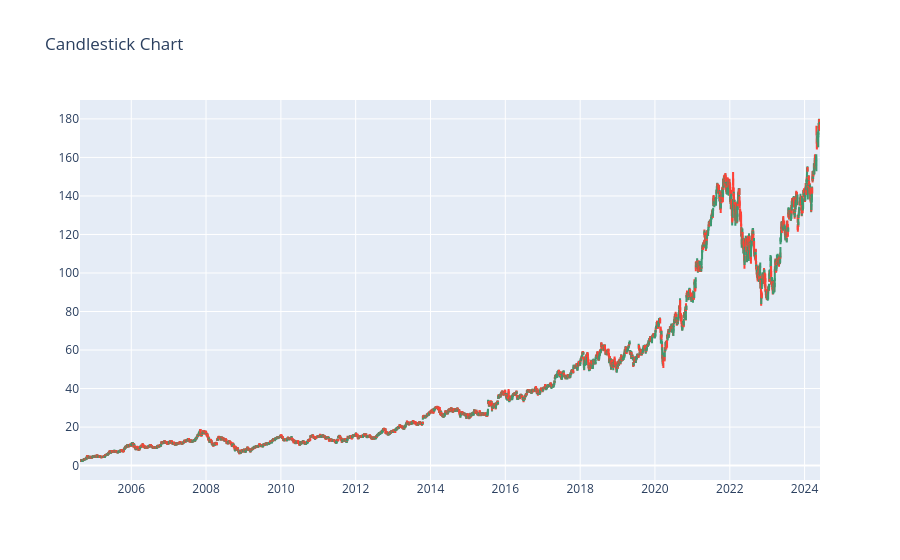

The code cell stored with this chart in its notebook:
### Code cell
import plotly.graph_objects as go

fig = go.Figure(data=[go.Candlestick(x=df.index,
                                     open=df['Open'],
                                     high=df['High'],
                                     low=df['Low'],
                                     close=df['Close'])])
fig.update_layout(title='Candlestick Chart', xaxis_rangeslider_visible=False)
fig.show()

### Figure 1 — Plotly figure (JSON) as saved in the notebook; plotly's stock layout.template omitted (floating-point values rounded to 4 significant figures; data arrays with more than 128 entries replaced by an {"elided": "..."} marker saying what was removed)
{"data": [{"close": {"elided": "4979 float values"}, "high": {"elided": "4979 float values"}, "low": {"elided": "4979 float values"}, "open": {"elided": "4979 float values"}, "type": "candlestick", "x": {"elided": "4979 str values"}}], "layout": {"title": {"text": "Candlestick Chart"}, "xaxis": {"rangeslider": {"visible": false}}}}
